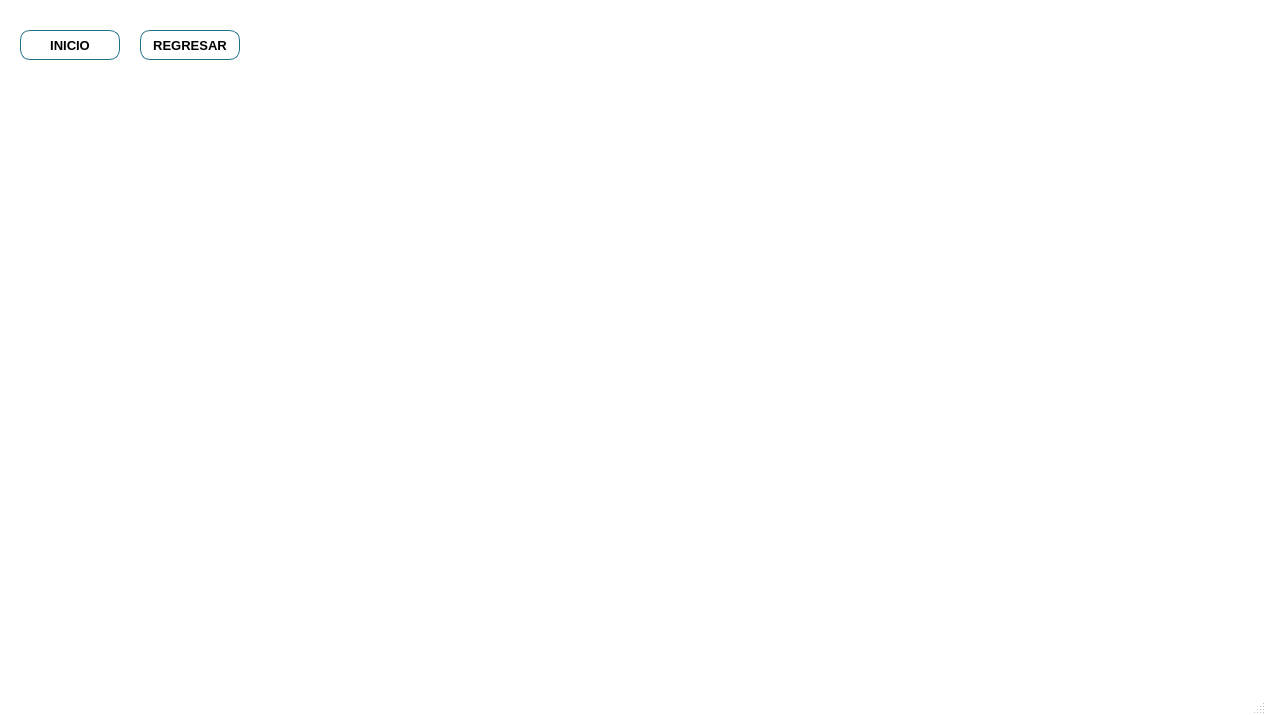
<?xml version="1.0" encoding="UTF-8"?>
<ui version="4.0">
 <class>MainWindow</class>
 <widget class="QMainWindow" name="MainWindow">
  <property name="geometry">
   <rect>
    <x>0</x>
    <y>0</y>
    <width>1266</width>
    <height>715</height>
   </rect>
  </property>
  <property name="windowTitle">
   <string>EPSOL Soluciones en Sistemas de Potencia y Energía SA de CV</string>
  </property>
  <property name="windowIcon">
   <iconset resource="Logo/Epsol_Logo.qrc">
    <normaloff>:/EPSOL_ICO/LogoEpsol.ico</normaloff>:/EPSOL_ICO/LogoEpsol.ico</iconset>
  </property>
  <property name="styleSheet">
   <string notr="true">QMainWindow{
						background-color: rgb(255,255,255);
						}

QPushButton{
							
							border-style: solid;
							border-width: 1px;
							border-color: rgb(0, 0, 0);
							color: rgb(0, 0, 0);
							border-radius: 5px;
   						    background-color: qlineargradient(spread:pad, x1:0.965909, y1:0, x2:1, y2:1, stop:0 													rgba(252, 252, 252, 255), stop:0.573864 rgba(226, 226, 226, 255));
    					}

QPushButton:hover {
   						background: qradialgradient(cx: 0.3, cy: -0.4, fx: 0.3, fy: -0.4, radius: 1.35, stop: 0 
                       #fff, stop: 1 #bbb  );
   								 }

QPushButton:pressed {
    border-style: inset;
    background: qradialgradient(
        cx: 0.4, cy: -0.1, fx: 0.4, fy: -0.1,
        radius: 1.35, stop: 0 #fff, stop: 1 #ddd
        );
    }

</string>
  </property>
  <widget class="QWidget" name="centralwidget">
   <widget class="QWidget" name="widget" native="true">
    <property name="geometry">
     <rect>
      <x>200</x>
      <y>80</y>
      <width>1040</width>
      <height>500</height>
     </rect>
    </property>
   </widget>
   <widget class="QLabel" name="logo_label">
    <property name="geometry">
     <rect>
      <x>60</x>
      <y>570</y>
      <width>161</width>
      <height>91</height>
     </rect>
    </property>
    <property name="styleSheet">
     <string notr="true">border-image: url(:/EPSOL/LogoEpsolCMYK.png);</string>
    </property>
    <property name="text">
     <string/>
    </property>
   </widget>
   <widget class="QPushButton" name="homeButton">
    <property name="geometry">
     <rect>
      <x>20</x>
      <y>30</y>
      <width>100</width>
      <height>30</height>
     </rect>
    </property>
    <property name="font">
     <font>
      <family>Arial</family>
      <pointsize>10</pointsize>
      <weight>75</weight>
      <bold>true</bold>
     </font>
    </property>
    <property name="styleSheet">
     <string notr="true">border-radius:10px;
border-color: rgb(32, 112, 137);</string>
    </property>
    <property name="text">
     <string>INICIO</string>
    </property>
    <property name="iconSize">
     <size>
      <width>16</width>
      <height>16</height>
     </size>
    </property>
   </widget>
   <widget class="QPushButton" name="backButton">
    <property name="geometry">
     <rect>
      <x>140</x>
      <y>30</y>
      <width>100</width>
      <height>30</height>
     </rect>
    </property>
    <property name="font">
     <font>
      <family>Arial</family>
      <pointsize>10</pointsize>
      <weight>75</weight>
      <bold>true</bold>
     </font>
    </property>
    <property name="styleSheet">
     <string notr="true">border-radius:10px;
border-color: rgb(32, 112, 137);</string>
    </property>
    <property name="text">
     <string>REGRESAR</string>
    </property>
    <property name="iconSize">
     <size>
      <width>16</width>
      <height>16</height>
     </size>
    </property>
   </widget>
  </widget>
  <widget class="QStatusBar" name="statusbar"/>
 </widget>
 <resources>
  <include location="Logo/Epsol_Logo.qrc"/>
 </resources>
 <connections/>
</ui>
